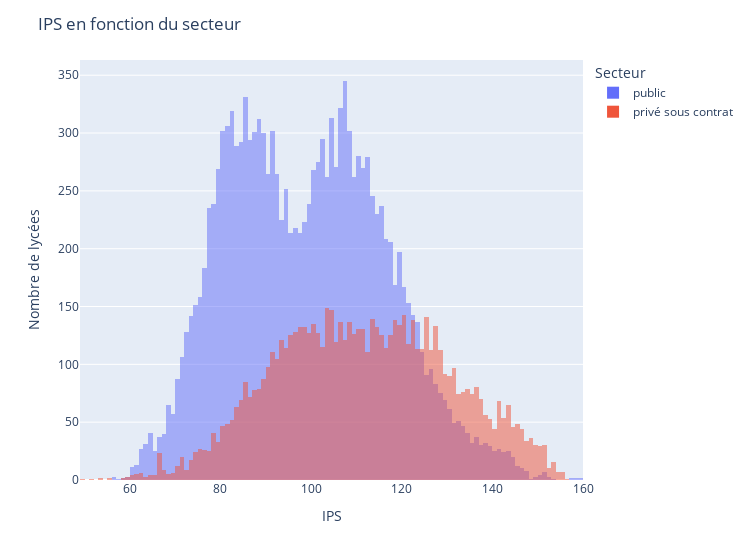

The code cell stored with this chart in its notebook:
### Code cell
fig = px.histogram(ips_res_df, x="IPS Ensemble GT-PRO", color="Secteur", barmode="overlay", width=750)
fig.update_layout(xaxis_title="IPS", yaxis_title="Nombre de lycées",
                  legend_title="Secteur", title=f"IPS en fonction du secteur") 
fig.show()

### Figure 1 — Plotly figure (JSON) as saved in the notebook; plotly's stock layout.template omitted (floating-point values rounded to 4 significant figures; data arrays with more than 128 entries replaced by an {"elided": "..."} marker saying what was removed)
{"data": [{"alignmentgroup": "True", "bingroup": "x", "hovertemplate": "Secteur=public<br>IPS Ensemble GT-PRO=%{x}<br>count=%{y}<extra></extra>", "legendgroup": "public", "marker": {"color": "#636efa", "opacity": 0.5, "pattern": {"shape": ""}}, "name": "public", "offsetgroup": "public", "orientation": "v", "showlegend": true, "type": "histogram", "x": {"elided": "14464 float values"}, "xaxis": "x", "yaxis": "y"}, {"alignmentgroup": "True", "bingroup": "x", "hovertemplate": "Secteur=privé sous contrat<br>IPS Ensemble GT-PRO=%{x}<br>count=%{y}<extra></extra>", "legendgroup": "privé sous contrat", "marker": {"color": "#EF553B", "opacity": 0.5, "pattern": {"shape": ""}}, "name": "privé sous contrat", "offsetgroup": "privé sous contrat", "orientation": "v", "showlegend": true, "type": "histogram", "x": {"elided": "7313 float values"}, "xaxis": "x", "yaxis": "y"}], "layout": {"barmode": "overlay", "legend": {"title": {"text": "Secteur"}, "tracegroupgap": 0}, "margin": {"t": 60}, "title": {"text": "IPS en fonction du secteur"}, "width": 750, "xaxis": {"anchor": "y", "domain": [0, 1], "title": {"text": "IPS"}}, "yaxis": {"anchor": "x", "domain": [0, 1], "title": {"text": "Nombre de lycées"}}}}
